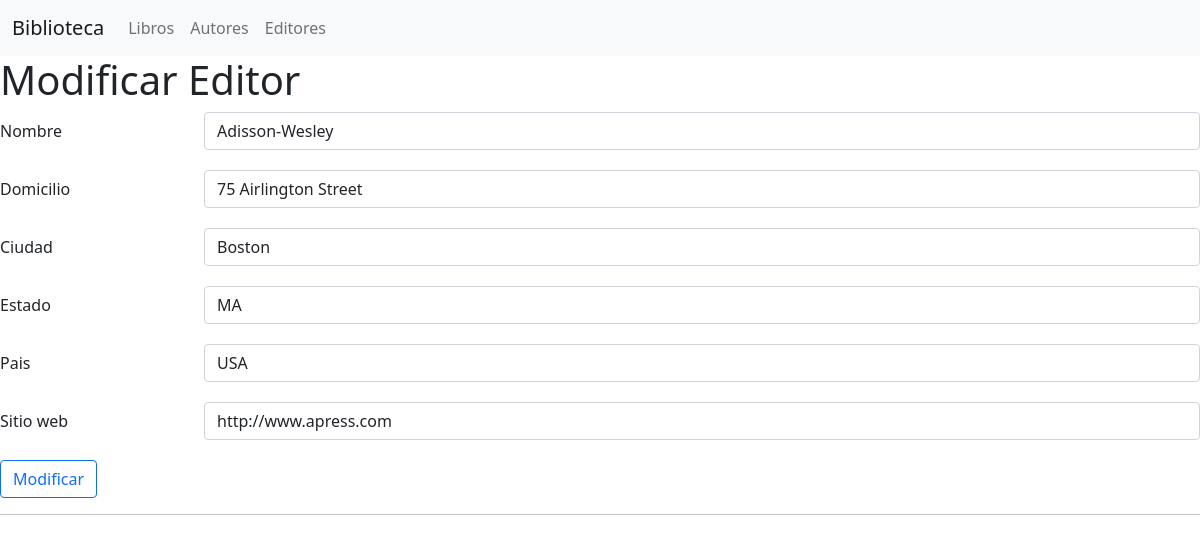
The page /modificar/editor/1 on the database its author committed.
### biblioteca/models.py (models this page shows, shortened)
class Editor(models.Model):
    nombre  = models.CharField(max_length=30)
    domicilio = models.CharField(max_length=50)
    ciudad = models.CharField(max_length=60)
    estado = models.CharField(max_length=30)
    pais = models.CharField(max_length=50)
    website = models.URLField(null=True, blank=True)
    class Meta:
        ordering = ["nombre"]
        verbose_name = 'Editor'
        verbose_name_plural = "Editores"

### biblioteca/views.py (the view)
# urls.py: url(r'^modificar/editor/(\d+)$', views.editor_cu),
def editor_cu(request, editor_id=None):
    form = None
    if request.method == "POST":
        form = EditorForm(request.POST)
        if form.is_valid():
            cd = form.cleaned_data
            if not editor_id:
                Editor.objects.create(**cd)
            else:
                Editor.objects.filter(id=editor_id).update(**cd)
            return HttpResponseRedirect("/editores")
    else:
        if editor_id:
            try:
                editor = Editor.objects.get(id=editor_id)
                form = EditorForm(initial={
                    "nombre":    editor.nombre,
                    "domicilio": editor.domicilio,
                    "ciudad":    editor.ciudad,
                    "estado":    editor.estado,
                    "pais":      editor.pais,
                    "website":   editor.website,
                })
            except Editor.DoesNotExist:
                return HttpResponseRedirect("/editores")
        else:
            form = EditorForm()
    return cu_response(request, form, "editor", bool(editor_id))

### biblioteca/forms.py
class EditorForm(forms.Form):
    nombre = forms.CharField(
        max_length=30,
        widget=forms.TextInput(attrs=build_attrs("nombre"))
    )
    domicilio = forms.CharField(
        max_length=50,
        widget=forms.TextInput(attrs=build_attrs("domicilio"))
    )
    ciudad = forms.CharField(
        max_length=60,
        widget=forms.TextInput(attrs=build_attrs("ciudad"))
    )
    estado = forms.CharField(
        max_length=30,
        widget=forms.TextInput(attrs=build_attrs("estado"))
    )
    pais = forms.CharField(
        max_length=50,
        widget=forms.TextInput(attrs=build_attrs("pais"))
    )
    website = forms.URLField(
        required=False,
        widget=forms.TextInput(attrs=build_attrs("website"))
    )

### biblioteca/views.py (called while the page is built)
def cu_response(request, form, key, is_new):
    return render(request, "{}_cu.html".format(key), {
        "form":         form,
        "title":        "{} {}".format("Modificar" if is_new else "Crear", key.capitalize()),
        "btn_title":    "Modificar" if is_new else "Crear",
    })

### biblioteca/templates/editor_cu.html (shortened to what this page needs)
{% extends 'shared/cu_base.html' %}
{% block form_content %}
    <div class="mb-3 row">
        <label for="nombre" class="col-sm-2 col-form-label">Nombre</label>
        <div class="col-sm-10">
            {{ form.nombre }}
        </div>
    </div>
    <div class="mb-3 row">
        <label for="domicilio" class="col-sm-2 col-form-label">Domicilio</label>
        <div class="col-sm-10">
            {{ form.domicilio }}
        </div>
    </div>
    <div class="mb-3 row">
        <label for="ciudad" class="col-sm-2 col-form-label">Ciudad</label>
        <div class="col-sm-10">
            {{ form.ciudad }}
        </div>
    </div>
    <div class="mb-3 row">
        <label for="estado" class="col-sm-2 col-form-label">Estado</label>
        <div class="col-sm-10">
            {{ form.estado }}
        </div>
    </div>
    <div class="mb-3 row">
        <label for="pais" class="col-sm-2 col-form-label">Pais</label>
        <div class="col-sm-10">
            {{ form.pais }}
        </div>
    </div>
    <div class="mb-3 row">
        <label for="website" class="col-sm-2 col-form-label">Sitio web</label>
        <div class="col-sm-10">
            {{ form.website }}
        </div>
    </div>
{% endblock  %}

### rows shown on the page
Editor: nombre "Adisson-Wesley", domicilio "75 Airlington Street", ciudad "Boston", estado "MA", pais "USA", website "http://www.apress.com"

### other values the page prints
{{ title }} "Modificar Editor"
{{ btn_title }} "Modificar"
